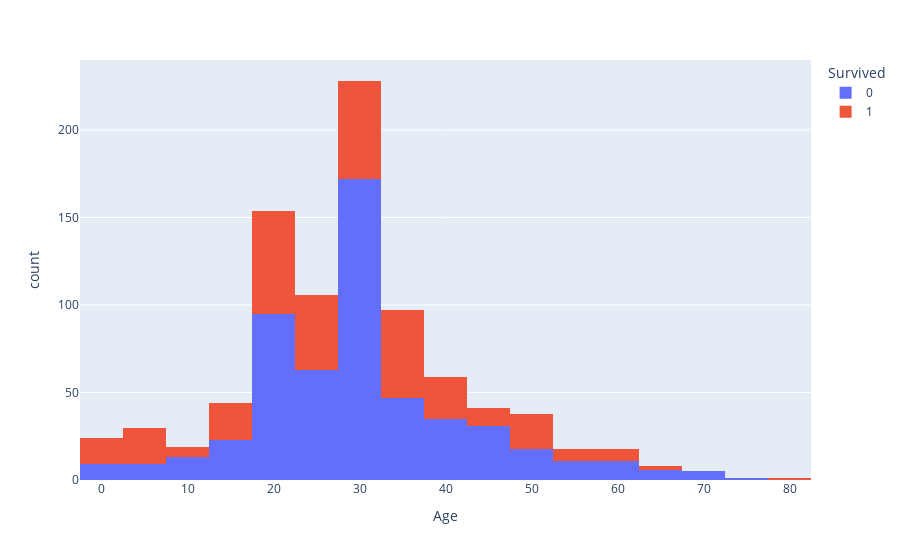

This figure's notebook cell:
### Markdown cell above
# Age та Fare to bins

### Code cell
fig = px.histogram(titanic.df, x="Age", color="Survived", nbins=20)
fig.show()

### Figure 1 — Plotly figure (JSON) as saved in the notebook; plotly's stock layout.template omitted (floating-point values rounded to 4 significant figures; data arrays with more than 128 entries replaced by an {"elided": "..."} marker saying what was removed)
{"data": [{"bingroup": "x", "hovertemplate": "Survived=0<br>Age=%{x}<br>count=%{y}<extra></extra>", "legendgroup": "0", "marker": {"color": "#636efa", "pattern": {"shape": ""}}, "name": "0", "nbinsx": 20, "orientation": "v", "showlegend": true, "type": "histogram", "x": {"elided": "549 float values"}, "xaxis": "x", "yaxis": "y"}, {"bingroup": "x", "hovertemplate": "Survived=1<br>Age=%{x}<br>count=%{y}<extra></extra>", "legendgroup": "1", "marker": {"color": "#EF553B", "pattern": {"shape": ""}}, "name": "1", "nbinsx": 20, "orientation": "v", "showlegend": true, "type": "histogram", "x": {"elided": "342 float values"}, "xaxis": "x", "yaxis": "y"}], "layout": {"barmode": "relative", "legend": {"title": {"text": "Survived"}, "tracegroupgap": 0}, "margin": {"t": 60}, "xaxis": {"anchor": "y", "domain": [0, 1], "title": {"text": "Age"}}, "yaxis": {"anchor": "x", "domain": [0, 1], "title": {"text": "count"}}}}
